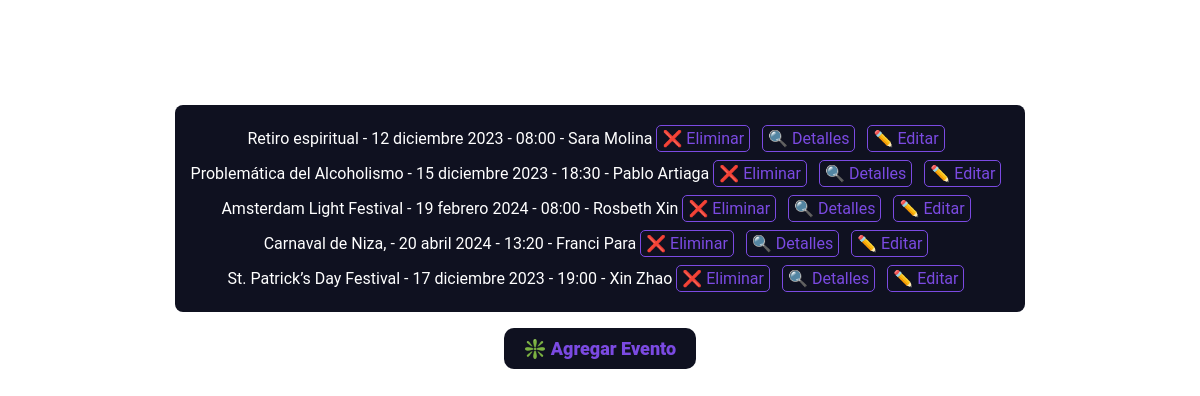
The page /eventos/ (signed in) on the database its author committed.
### eventoAdmin/models.py (models this page shows)
class Evento(models.Model):
    titulo = models.CharField(max_length=200)
    nombre = models.CharField(max_length=200, default="")
    fecha = models.DateField()
    hora = models.TimeField(null=True)
    descripcion = models.TextField()

### eventoAdmin/views.py (the view)
# urls.py: path('', views.lista_eventos, name='lista_eventos'),
@login_required # Sesion de administrador necesaria
def lista_eventos(request):
    eventos = Evento.objects.all() # Paso 1: Obtener todos los eventos de la base de datos
    form = EventoForm() # Paso 2: Crear una instancia del formulario para agregar eventos
    return render(request, 'listaEventos.html', {'eventos': eventos, 'form': form})

### eventoAdmin/templates/listaEventos.html (shortened to what this page needs)
<!DOCTYPE html>
<html>
  <head>
    {% load static %}
    <link
      rel="stylesheet"
      type="text/css"
      href="{% static 'css/listaEventos.css' %}"
    />
  </head>
  <body>
    <div class="mainConta">
      <h1>Lista de Eventos</h1>
      <ul class="listaEven">
        {% for evento in eventos %}
        <li class="eventos">
          {{ evento.titulo }} - {{ evento.fecha|date:"d F Y" }} -
          {{evento.hora}} - {{ evento.nombre }}
          <a class="btnCrud" href="{% url 'eliminar_evento' evento.id %}">❌ Eliminar</a>
          <a class="btnCrud" href="{% url 'detalle_evento' evento.id %}">🔍 Detalles</a>
          <a class="btnCrud" href="{% url 'editar_evento' evento.id %}">✏️ Editar</a>
        </li>
        {% endfor %}
      </ul>
      <a class="btnAgregar" href="{% url 'agregar_evento' %}">❇️ Agregar Evento</a>
    </div>
  </body>
</html>

### eventoAdmin/static/css/listaEventos.css (style rules this page uses)
.mainConta { color: #fff; font-family: 'Roboto', sans-serif; display: flex; flex-direction: column; align-items: center; width: 100%; height: auto; }
.listaEven { color: #fff; padding: 1em; display: flex; flex-direction: column; justify-content: center; align-items: center; margin: 1em auto; list-style: none; border-radius: 0.5em; background-color: #0f1120; }
.eventos { margin: 0.5em auto; }
.btnCrud { margin: 0 0.5em 0 0; width: auto; padding: 3px 5px; background-color: transparent; color: #7b4ae2; border: 1px solid #7B4AE2; border-radius: 5px; transition: all .1s; text-decoration: none; }
.btnAgregar { padding: 10px 20px; color: #7b4ae2; font-size: large; font-weight: 800; border-radius: 10px; background-color: #0f1120; width: auto; text-decoration: none; transition: all .1s; }

### rows shown on the page
Evento: titulo "Retiro espiritual", fecha "12 diciembre 2023", hora "08:00", nombre "Sara Molina"
Evento: titulo "Problemática del Alcoholismo", fecha "15 diciembre 2023", hora "18:30", nombre "Pablo Artiaga"
Evento: titulo "Amsterdam Light Festival", fecha "19 febrero 2024", hora "08:00", nombre "Rosbeth Xin"
Evento: titulo "Carnaval de Niza,", fecha "20 abril 2024", hora "13:20", nombre "Franci Para"
Evento: titulo "St. Patrick’s Day Festival", fecha "17 diciembre 2023", hora "19:00", nombre "Xin Zhao"
